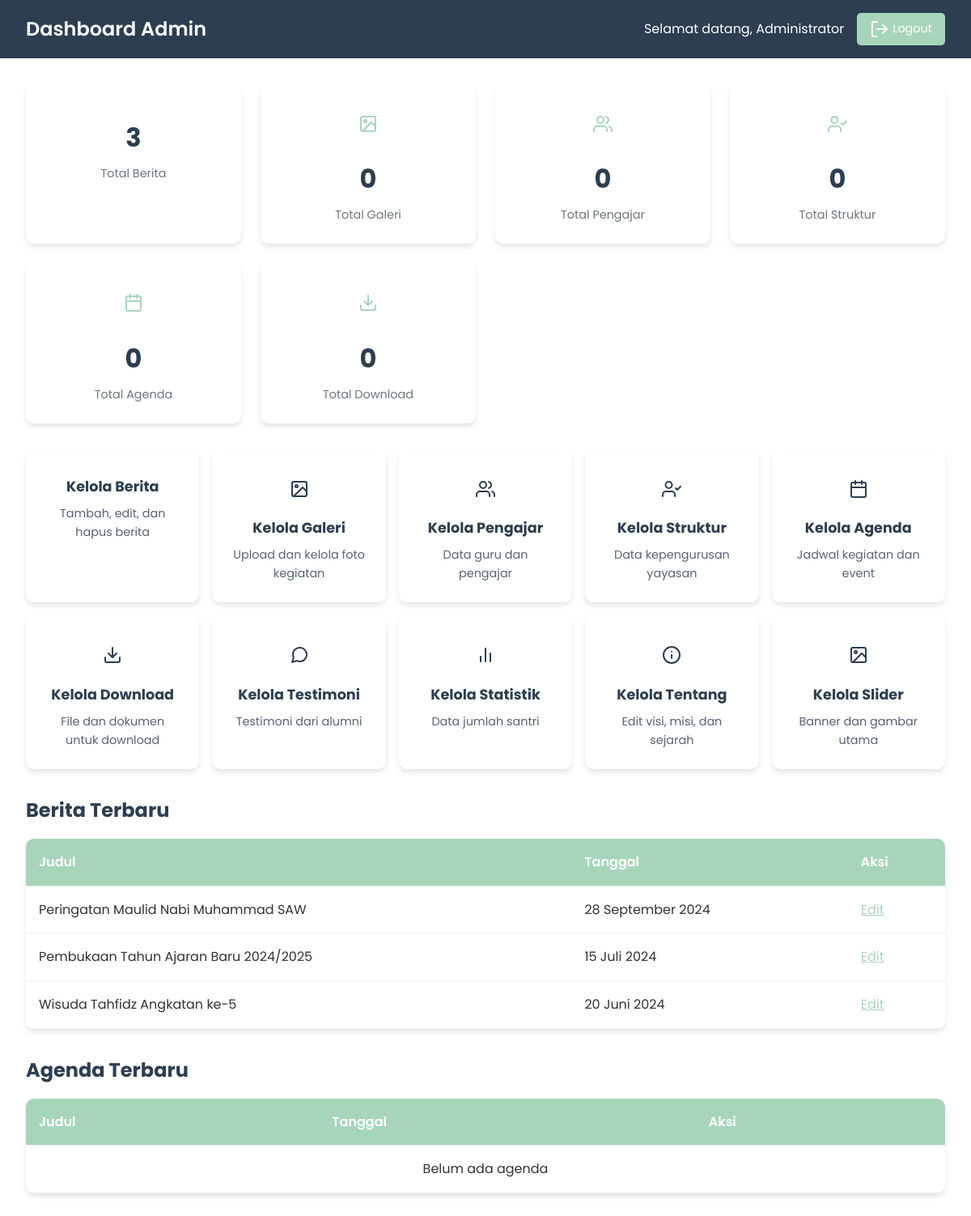
The page /admin/index.php (signed in) on the database its author committed.
### tables this page shows
CREATE TABLE berita (
    id INT AUTO_INCREMENT PRIMARY KEY,
    judul VARCHAR(255) NOT NULL,
    isi TEXT NOT NULL,
    gambar VARCHAR(255),
    tanggal DATE NOT NULL,
    created_at TIMESTAMP DEFAULT CURRENT_TIMESTAMP,
    updated_at TIMESTAMP DEFAULT CURRENT_TIMESTAMP ON UPDATE CURRENT_TIMESTAMP
);

### config/database.php (called while the page is built, shortened)
<?php
function formatTanggal($tanggal) {
    $bulan = [
        1 => 'Januari', 'Februari', 'Maret', 'April', 'Mei', 'Juni',
        'Juli', 'Agustus', 'September', 'Oktober', 'November', 'Desember'
    ];
    $date = date_create($tanggal);
    $d = date_format($date, 'd');
    $m = date_format($date, 'n');
    $y = date_format($date, 'Y');
    return $d . ' ' . $bulan[$m] . ' ' . $y;
}
?>

### admin/index.php (the view, shortened to what this page needs)
<?php
require_once '../config/database.php';
$conn = getConnection();
$stats = [
    'berita' => $conn->query("SELECT COUNT(*) as total FROM berita")->fetch_assoc()['total'],
    'galeri' => $conn->query("SELECT COUNT(*) as total FROM galeri")->fetch_assoc()['total'],
    'pengajar' => $conn->query("SELECT COUNT(*) as total FROM pengajar")->fetch_assoc()['total'],
    'struktur' => $conn->query("SELECT COUNT(*) as total FROM struktur")->fetch_assoc()['total'],
    'agenda' => $conn->query("SELECT COUNT(*) as total FROM agenda")->fetch_assoc()['total'],
    'download' => $conn->query("SELECT COUNT(*) as total FROM download")->fetch_assoc()['total'],
    'testimoni' => $conn->query("SELECT COUNT(*) as total FROM testimoni")->fetch_assoc()['total']
];
$latest_news = $conn->query("SELECT * FROM berita ORDER BY tanggal DESC LIMIT 5");
$recent_activities = $conn->query("SELECT * FROM agenda ORDER BY tanggal DESC LIMIT 5");
?>
<!DOCTYPE html>
<html lang="id">
<head>
    <link rel="stylesheet" href="../css/style.css">
</head>
<body>
    <header class="admin-header">
        <nav class="admin-nav">
            <h1>Dashboard Admin</h1>
            <div class="user-info">
                <span>Selamat datang, <?php echo htmlspecialchars($_SESSION['admin_nama']); ?></span>
                <a href="logout.php" class="logout-btn">
                    <i data-feather="log-out" style="vertical-align: middle;"></i>
                    Logout
                </a>
            </div>
        </nav>
    </header>
    <div class="admin-container">
        <div class="admin-grid">
            <div class="admin-card">
                <div class="number"><?php echo $stats['berita']; ?></div>
                <div class="label">Total Berita</div>
            </div>
            <div class="admin-card">
                <div class="icon"><i data-feather="image"></i></div>
                <div class="number"><?php echo $stats['galeri']; ?></div>
                <div class="label">Total Galeri</div>
            </div>
            <div class="admin-card">
                <div class="icon"><i data-feather="users"></i></div>
                <div class="number"><?php echo $stats['pengajar']; ?></div>
                <div class="label">Total Pengajar</div>
            </div>
            <div class="admin-card">
                <div class="icon"><i data-feather="user-check"></i></div>
                <div class="number"><?php echo $stats['struktur']; ?></div>
                <div class="label">Total Struktur</div>
            </div>
            <div class="admin-card">
                <div class="icon"><i data-feather="calendar"></i></div>
                <div class="number"><?php echo $stats['agenda']; ?></div>
                <div class="label">Total Agenda</div>
            </div>
            <div class="admin-card">
                <div class="icon"><i data-feather="download"></i></div>
                <div class="number"><?php echo $stats['download']; ?></div>
                <div class="label">Total Download</div>
            </div>
        </div>
        <div class="admin-menu">
            <a href="berita/" class="admin-menu-item">
                <h3>Kelola Berita</h3>
                <p>Tambah, edit, dan hapus berita</p>
            </a>
            <a href="galeri/" class="admin-menu-item">
                <div class="icon"><i data-feather="image"></i></div>
                <h3>Kelola Galeri</h3>
                <p>Upload dan kelola foto kegiatan</p>
            </a>
            <a href="pengajar/" class="admin-menu-item">
                <div class="icon"><i data-feather="users"></i></div>
                <h3>Kelola Pengajar</h3>
                <p>Data guru dan pengajar</p>
            </a>
            <a href="struktur/" class="admin-menu-item">
                <div class="icon"><i data-feather="user-check"></i></div>
                <h3>Kelola Struktur</h3>
                <p>Data kepengurusan yayasan</p>
            </a>
            <a href="agenda/" class="admin-menu-item">
                <div class="icon"><i data-feather="calendar"></i></div>
                <h3>Kelola Agenda</h3>
                <p>Jadwal kegiatan dan event</p>
            </a>
            <a href="download/" class="admin-menu-item">
                <div class="icon"><i data-feather="download"></i></div>
                <h3>Kelola Download</h3>
                <p>File dan dokumen untuk download</p>
            </a>
            <a href="testimoni/" class="admin-menu-item">
                <div class="icon"><i data-feather="message-circle"></i></div>
                <h3>Kelola Testimoni</h3>
                <p>Testimoni dari alumni</p>
            </a>
            <a href="statistik/" class="admin-menu-item">
                <div class="icon"><i data-feather="bar-chart-2"></i></div>
                <h3>Kelola Statistik</h3>
                <p>Data jumlah santri</p>
            </a>
            <a href="tentang/" class="admin-menu-item">
                <div class="icon"><i data-feather="info"></i></div>
                <h3>Kelola Tentang</h3>
                <p>Edit visi, misi, dan sejarah</p>
            </a>
            <a href="slider/" class="admin-menu-item">
                <div class="icon"><i data-feather="image"></i></div>
                <h3>Kelola Slider</h3>
                <p>Banner dan gambar utama</p>
            </a>
        </div>
        <div class="admin-section">
            <h2>Berita Terbaru</h2>
            <table class="admin-table">
                <thead>
                    <tr>
                        <th>Judul</th>
                        <th>Tanggal</th>
                        <th>Aksi</th>
                    </tr>
                </thead>
                <tbody>
                    <?php if ($latest_news->num_rows > 0): ?>
                        <?php while ($news = $latest_news->fetch_assoc()): ?>
                            <tr>
                                <td><?php echo htmlspecialchars($news['judul']); ?></td>
                                <td><?php echo formatTanggal($news['tanggal']); ?></td>
                                <td>
                                    <a href="berita/edit.php?id=<?php echo $news['id']; ?>" style="color: var(--primary-color);">Edit</a>
                                </td>
                            </tr>
                        <?php endwhile; ?>
                    <?php else: ?>
                        <tr>
                            <td colspan="3" style="text-align: center;">Belum ada berita</td>
                        </tr>
                    <?php endif; ?>
                </tbody>
            </table>
        </div>
        <div class="admin-section">
            <h2>Agenda Terbaru</h2>
            <table class="admin-table">
                <thead>
                    <tr>
                        <th>Judul</th>
                        <th>Tanggal</th>
                        <th>Aksi</th>
                    </tr>
                </thead>
                <tbody>
                    <?php if ($recent_activities->num_rows > 0): ?>
                        <?php while ($activity = $recent_activities->fetch_assoc()): ?>
                            <tr>
                                <td><?php echo htmlspecialchars($activity['judul']); ?></td>
                                <td><?php echo formatTanggal($activity['tanggal']); ?></td>
                                <td>
                                    <a href="agenda/edit.php?id=<?php echo $activity['id']; ?>" style="color: var(--primary-color);">Edit</a>
                                </td>
                            </tr>
                        <?php endwhile; ?>
                    <?php else: ?>
                        <tr>
                            <td colspan="3" style="text-align: center;">Belum ada agenda</td>
                        </tr>
                    <?php endif; ?>
                </tbody>
            </table>
        </div>
    </div>
</body>
</html>

### css/style.css (style rules this page uses)
* { margin: 0; padding: 0; box-sizing: border-box; }
body { font-family: 'Poppins', sans-serif; line-height: 1.6; color: #333; background-color: #ffffff; }
:root { --primary-color: #A8D5BA; --primary-dark: #7FB069; --secondary-color: #2E8B57; --accent-color: #F0F8F0; --text-dark: #2c3e50; --text-light: #6c757d; --white: #ffffff; --shadow: 0 4px 6px rgba(0, 0, 0, 0.1); --shadow-lg: 0 10px 25px rgba(0, 0, 0, 0.15); }

### admin/index.php (style rules this page uses)
.admin-header { background: var(--text-dark); color: var(--white); padding: 1rem 0; position: sticky; top: 0; z-index: 1000; }
.admin-nav { display: flex; justify-content: space-between; align-items: center; max-width: 1200px; margin: 0 auto; padding: 0 2rem; }
.admin-nav h1 { font-size: 1.5rem; font-weight: 600; }
.admin-nav .user-info { display: flex; align-items: center; gap: 1rem; }
.admin-nav .logout-btn { background: var(--primary-color); color: var(--white); padding: 0.5rem 1rem; border-radius: 5px; text-decoration: none; font-size: 0.9rem; transition: background-color 0.3s ease; }
.admin-container { max-width: 1200px; margin: 0 auto; padding: 2rem; }
.admin-grid { display: grid; grid-template-columns: repeat(auto-fit, minmax(250px, 1fr)); gap: 1.5rem; margin-bottom: 2rem; }
.admin-card { background: var(--white); border-radius: 10px; padding: 1.5rem; box-shadow: var(--shadow); text-align: center; transition: transform 0.3s ease; }
.admin-card .icon { font-size: 2rem; color: var(--primary-color); margin-bottom: 1rem; }
.admin-card .number { font-size: 2rem; font-weight: 700; color: var(--text-dark); margin-bottom: 0.5rem; }
.admin-card .label { color: var(--text-light); font-size: 0.9rem; }
.admin-section { margin-bottom: 2rem; }
.admin-section h2 { margin-bottom: 1rem; color: var(--text-dark); }
.admin-table { width: 100%; border-collapse: collapse; background: var(--white); border-radius: 10px; overflow: hidden; box-shadow: var(--shadow); }
.admin-table th, .admin-table td { padding: 1rem; text-align: left; border-bottom: 1px solid #eee; }
.admin-table th { background: var(--primary-color); color: var(--white); font-weight: 600; }
.admin-menu { display: grid; grid-template-columns: repeat(auto-fit, minmax(200px, 1fr)); gap: 1rem; margin-bottom: 2rem; }
.admin-menu-item { background: var(--white); border-radius: 10px; padding: 1.5rem; text-align: center; box-shadow: var(--shadow); transition: all 0.3s ease; text-decoration: none; color: var(--text-dark); }
.admin-menu-item .icon { font-size: 2rem; margin-bottom: 0.5rem; }
.admin-menu-item h3 { font-size: 1.1rem; margin-bottom: 0.5rem; }
.admin-menu-item p { font-size: 0.9rem; opacity: 0.8; }

### rows shown on the page
berita: judul "Peringatan Maulid Nabi Muhammad SAW", tanggal "28 September 2024"
berita: judul "Pembukaan Tahun Ajaran Baru 2024/2025", tanggal "15 Juli 2024"
berita: judul "Wisuda Tahfidz Angkatan ke-5", tanggal "20 Juni 2024"

### other values the page prints
$_SESSION['admin_nama'] "Administrator"
$stats['berita'] "3"
$stats['galeri'] "0"
$stats['pengajar'] "0"
$stats['struktur'] "0"
$stats['agenda'] "0"
$stats['download'] "0"
